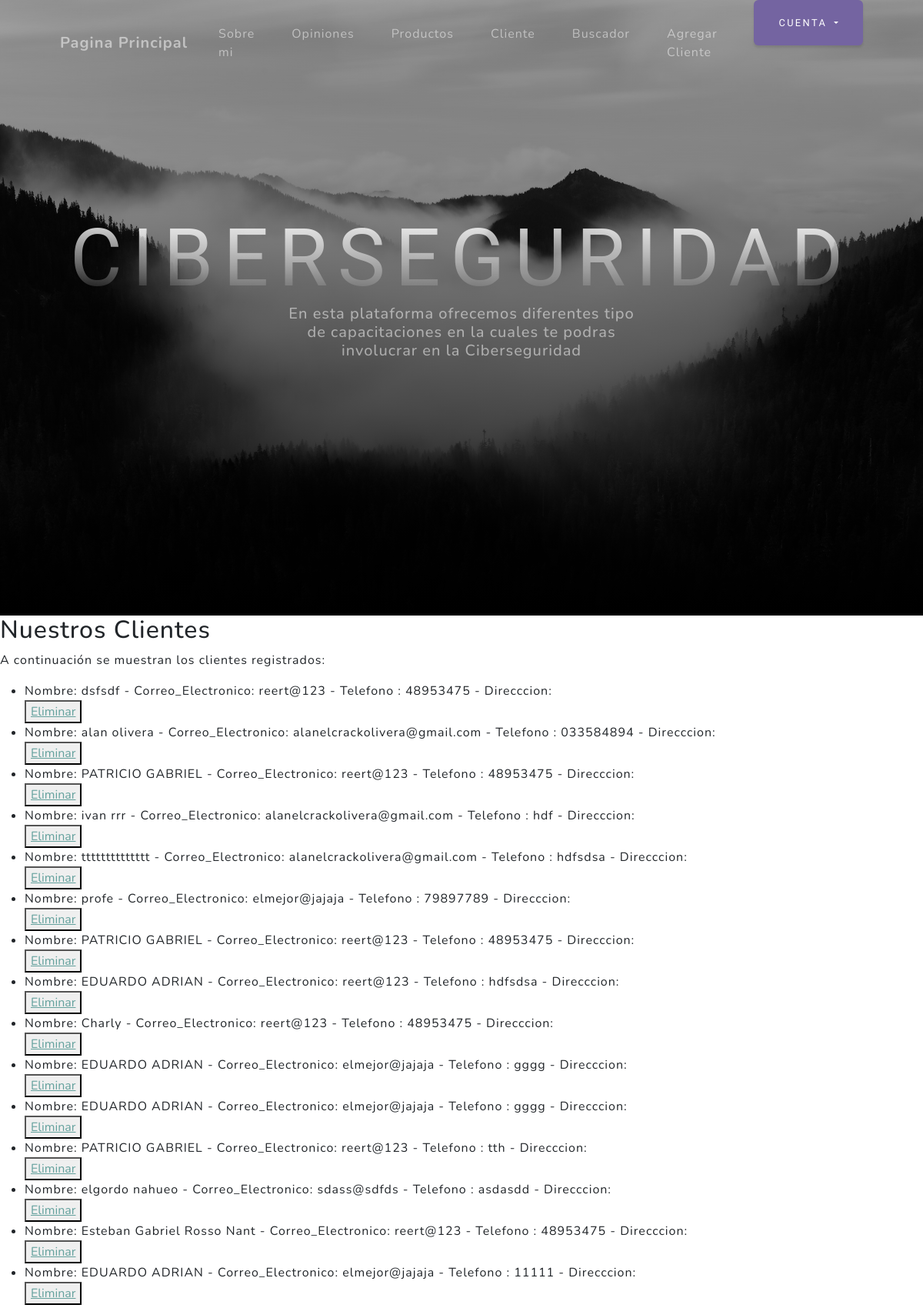
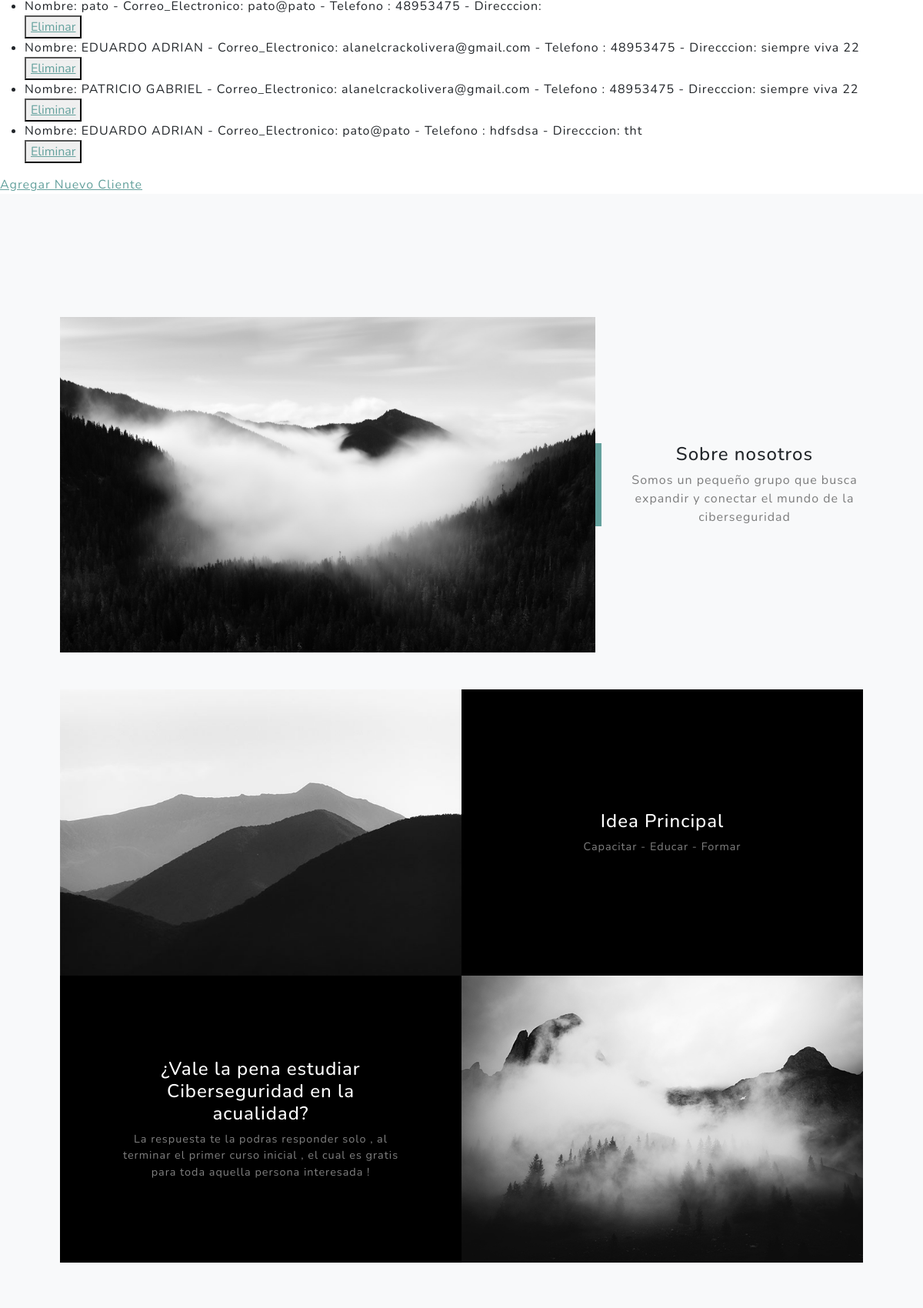
Page /AppCiberseguridad/leerclientes/ (upper part) on the committed database (2 pictures, top to bottom).
### AppCiberseguridad/models.py (models this page shows)
class Cliente(models.Model):
    nombre = models.CharField(max_length=100)
    correo_electronico = models.EmailField()
    telefono = models.CharField(max_length=15)
    direccion = models.TextField(max_length=15)
    def __str__(self):
        return f"Nombre: {self.nombre} - Correo_Electronico: {self.correo_electronico} - Telefono : {self.telefono} - Direcccion: {self.direccion}"

### AppCiberseguridad/views.py (the view)
# urls.py: path('leerclientes/', views.leerCliente, name='leerClientes'),
def leerCliente(req):
    clientes=ClienteModel.objects.all()
    contexto= {"clientes":clientes}
    return render (req, "AppCiberseguridad/leerCLientes.html",contexto)

### AppCiberseguridad/templates/appciberseguridad/leerClientes.html (shortened to what this page needs)
<!DOCTYPE html>
<html lang="en">
<head>
</head>
<body>
    {% extends "appciberseguridad/padre.html" %}
    {% load static %}
    {% block contenidoQueCambia %}
    <h2>Nuestros Clientes</h2>
    <p>A continuación se muestran los clientes registrados:</p>
    <ul>
        {% for c in clientes %}
        <li>{{ c }}</li>
        <button>
            <a href="{% url 'EliminarCliente' c.nombre %}"> Eliminar </a>
        </button>
        {% endfor %}
    </ul>
    <a href="{% url 'AppForm' %}">Agregar Nuevo Cliente</a>
    {% endblock %}

### rows in the picture
Cliente: nombre+correo_electronico+telefono "Nombre: dsfsdf - Correo_Electronico: reert@123 - Telefono : 48953475 - Direcccion:"
Cliente: nombre+correo_electronico+telefono "Nombre: alan olivera - Correo_Electronico: alanelcrackolivera@gmail.com - Telefono : 033584894 - Direcccion:"
Cliente: nombre+correo_electronico+telefono "Nombre: PATRICIO GABRIEL - Correo_Electronico: reert@123 - Telefono : 48953475 - Direcccion:"
Cliente: nombre+correo_electronico+telefono "Nombre: ivan rrr - Correo_Electronico: alanelcrackolivera@gmail.com - Telefono : hdf - Direcccion:"
Cliente: nombre+correo_electronico+telefono "Nombre: tttttttttttttt - Correo_Electronico: alanelcrackolivera@gmail.com - Telefono : hdfsdsa - Direcccion:"
Cliente: nombre+correo_electronico+telefono "Nombre: profe - Correo_Electronico: elmejor@jajaja - Telefono : 79897789 - Direcccion:"
Cliente: nombre+correo_electronico+telefono "Nombre: PATRICIO GABRIEL - Correo_Electronico: reert@123 - Telefono : 48953475 - Direcccion:"
Cliente: nombre+correo_electronico+telefono "Nombre: EDUARDO ADRIAN - Correo_Electronico: reert@123 - Telefono : hdfsdsa - Direcccion:"
Cliente: nombre+correo_electronico+telefono "Nombre: Charly - Correo_Electronico: reert@123 - Telefono : 48953475 - Direcccion:"
Cliente: nombre+correo_electronico+telefono "Nombre: EDUARDO ADRIAN - Correo_Electronico: elmejor@jajaja - Telefono : gggg - Direcccion:"
Cliente: nombre+correo_electronico+telefono "Nombre: EDUARDO ADRIAN - Correo_Electronico: elmejor@jajaja - Telefono : gggg - Direcccion:"
Cliente: nombre+correo_electronico+telefono "Nombre: PATRICIO GABRIEL - Correo_Electronico: reert@123 - Telefono : tth - Direcccion:"
Cliente: nombre+correo_electronico+telefono "Nombre: elgordo nahueo - Correo_Electronico: sdass@sdfds - Telefono : asdasdd - Direcccion:"
Cliente: nombre+correo_electronico+telefono "Nombre: Esteban Gabriel Rosso Nant - Correo_Electronico: reert@123 - Telefono : 48953475 - Direcccion:"
Cliente: nombre+correo_electronico+telefono "Nombre: EDUARDO ADRIAN - Correo_Electronico: elmejor@jajaja - Telefono : 11111 - Direcccion:"
Cliente: nombre+correo_electronico+telefono "Nombre: pato - Correo_Electronico: pato@pato - Telefono : 48953475 - Direcccion:"
Cliente: nombre+correo_electronico+telefono "Nombre: EDUARDO ADRIAN - Correo_Electronico: alanelcrackolivera@gmail.com - Telefono : 48953475 - Direcccion: siempre viva 22"
Cliente: nombre+correo_electronico+telefono "Nombre: PATRICIO GABRIEL - Correo_Electronico: alanelcrackolivera@gmail.com - Telefono : 48953475 - Direcccion: siempre viva 22"
Cliente: nombre+correo_electronico+telefono "Nombre: EDUARDO ADRIAN - Correo_Electronico: pato@pato - Telefono : hdfsdsa - Direcccion: tht"
